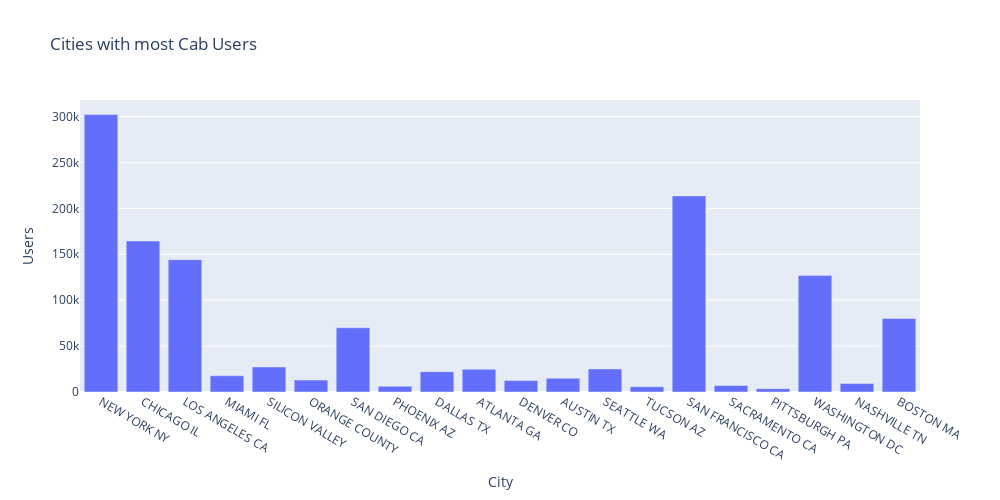

The code cell stored with this chart in its notebook:
### Code cell
fig = px.bar(city_data,
             x='City',
             y='Users',
             title='Cities with most Cab Users',width=1000,
             height=500)
fig.show()

### Figure 1 — Plotly figure (JSON) as saved in the notebook; plotly's stock layout.template omitted (floating-point values rounded to 4 significant figures)
{"data": [{"alignmentgroup": "True", "hovertemplate": "City=%{x}<br>Users=%{y}<extra></extra>", "legendgroup": "", "marker": {"color": "#636efa", "pattern": {"shape": ""}}, "name": "", "offsetgroup": "", "orientation": "v", "showlegend": false, "textposition": "auto", "type": "bar", "x": ["NEW YORK NY", "CHICAGO IL", "LOS ANGELES CA", "MIAMI FL", "SILICON VALLEY", "ORANGE COUNTY", "SAN DIEGO CA", "PHOENIX AZ", "DALLAS TX", "ATLANTA GA", "DENVER CO", "AUSTIN TX", "SEATTLE WA", "TUCSON AZ", "SAN FRANCISCO CA", "SACRAMENTO CA", "PITTSBURGH PA", "WASHINGTON DC", "NASHVILLE TN", "BOSTON MA"], "xaxis": "x", "y": [302149, 164468, 144132, 17675, 27247, 12994, 69995, 6133, 22157, 24701, 12421, 14978, 25063, 5712, 213609, 7044, 3643, 127001, 9270, 80021], "yaxis": "y"}], "layout": {"barmode": "relative", "height": 500, "legend": {"tracegroupgap": 0}, "title": {"text": "Cities with most Cab Users"}, "width": 1000, "xaxis": {"anchor": "y", "autorange": true, "domain": [0, 1], "range": [-0.5, 19.5], "title": {"text": "City"}, "type": "category"}, "yaxis": {"anchor": "x", "autorange": true, "domain": [0, 1], "range": [0, 318100.0], "title": {"text": "Users"}, "type": "linear"}}}
